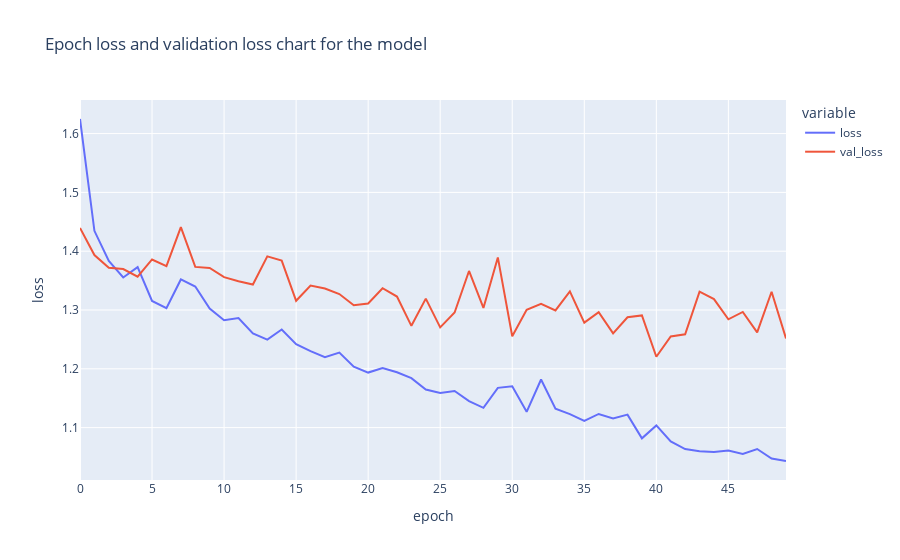

Notebook code for this chart:
### Code cell
fig=px.line(histopt.history,y=['loss','val_loss'],
           labels={'index':'epoch','value':'loss'},
           title=(f'Epoch loss and validation loss chart for the model'))
fig.show()

### Figure 1 — Plotly figure (JSON) as saved in the notebook; plotly's stock layout.template omitted (floating-point values rounded to 4 significant figures)
{"data": [{"hovertemplate": "variable=loss<br>epoch=%{x}<br>loss=%{y}<extra></extra>", "legendgroup": "loss", "line": {"color": "#636efa", "dash": "solid"}, "marker": {"symbol": "circle"}, "mode": "lines", "name": "loss", "orientation": "v", "showlegend": true, "type": "scatter", "x": [0, 1, 2, 3, 4, 5, 6, 7, 8, 9, 10, 11, 12, 13, 14, 15, 16, 17, 18, 19, 20, 21, 22, 23, 24, 25, 26, 27, 28, 29, 30, 31, 32, 33, 34, 35, 36, 37, 38, 39, 40, 41, 42, 43, 44, 45, 46, 47, 48, 49], "xaxis": "x", "y": [1.625, 1.435, 1.384, 1.355, 1.373, 1.315, 1.303, 1.352, 1.34, 1.302, 1.283, 1.286, 1.26, 1.25, 1.267, 1.242, 1.23, 1.22, 1.228, 1.204, 1.194, 1.201, 1.194, 1.184, 1.165, 1.159, 1.162, 1.145, 1.134, 1.168, 1.17, 1.127, 1.182, 1.132, 1.123, 1.111, 1.123, 1.115, 1.122, 1.082, 1.104, 1.076, 1.064, 1.06, 1.058, 1.061, 1.055, 1.064, 1.048, 1.043], "yaxis": "y"}, {"hovertemplate": "variable=val_loss<br>epoch=%{x}<br>loss=%{y}<extra></extra>", "legendgroup": "val_loss", "line": {"color": "#EF553B", "dash": "solid"}, "marker": {"symbol": "circle"}, "mode": "lines", "name": "val_loss", "orientation": "v", "showlegend": true, "type": "scatter", "x": [0, 1, 2, 3, 4, 5, 6, 7, 8, 9, 10, 11, 12, 13, 14, 15, 16, 17, 18, 19, 20, 21, 22, 23, 24, 25, 26, 27, 28, 29, 30, 31, 32, 33, 34, 35, 36, 37, 38, 39, 40, 41, 42, 43, 44, 45, 46, 47, 48, 49], "xaxis": "x", "y": [1.44, 1.393, 1.372, 1.37, 1.357, 1.386, 1.375, 1.441, 1.373, 1.371, 1.356, 1.349, 1.343, 1.391, 1.384, 1.316, 1.342, 1.337, 1.327, 1.308, 1.311, 1.337, 1.323, 1.273, 1.319, 1.271, 1.296, 1.366, 1.304, 1.389, 1.255, 1.3, 1.311, 1.299, 1.332, 1.279, 1.296, 1.26, 1.288, 1.291, 1.221, 1.255, 1.259, 1.331, 1.319, 1.284, 1.297, 1.262, 1.331, 1.252], "yaxis": "y"}], "layout": {"legend": {"title": {"text": "variable"}, "tracegroupgap": 0}, "title": {"text": "Epoch loss and validation loss chart for the model"}, "xaxis": {"anchor": "y", "domain": [0, 1], "title": {"text": "epoch"}}, "yaxis": {"anchor": "x", "domain": [0, 1], "title": {"text": "loss"}}}}
